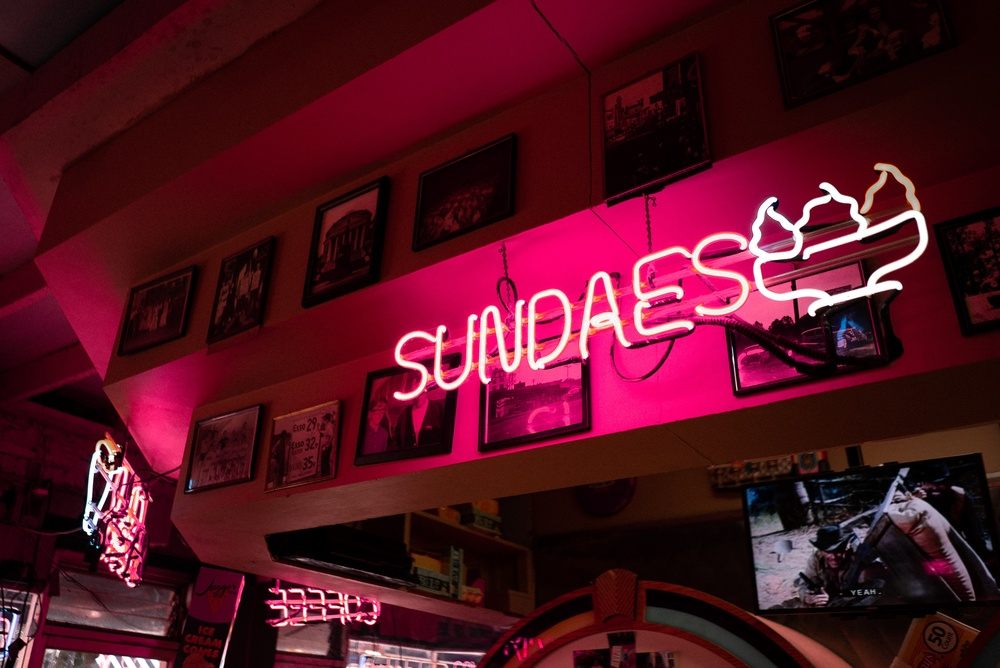
#> input picture Prak5/sundae.jpg, 1000 x 668 px, shrunk from 3846 x 2569 before the run
$ python tugas4.py
#> lines starting #> are read from the running program, lines starting #| are printed output that depends on the picture
import cv2
import numpy as np
import matplotlib.pyplot as plt

img = cv2.imread('sundae.jpg', 0)
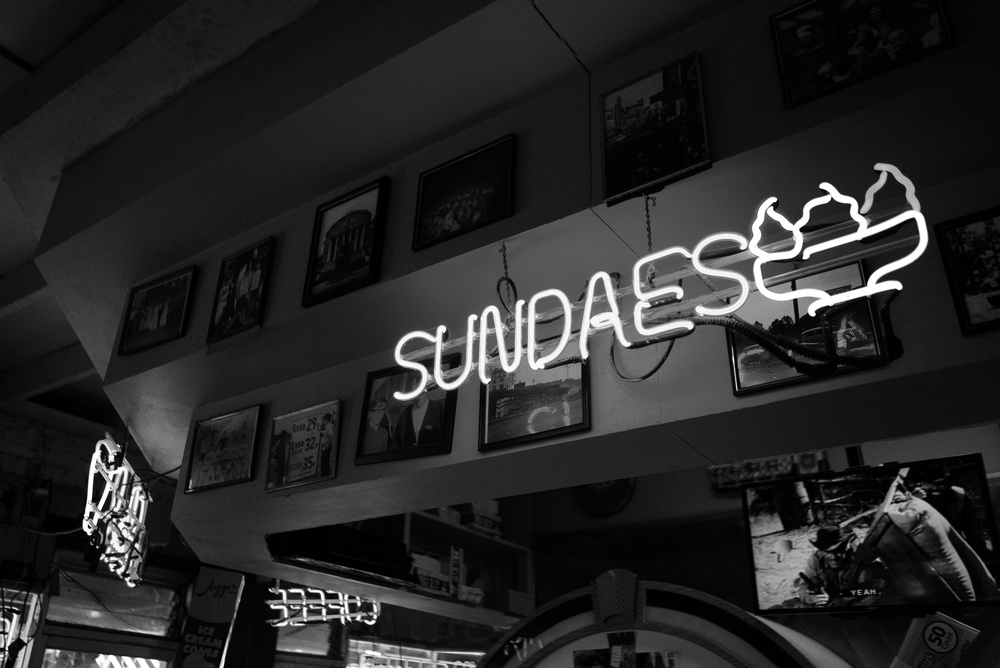
#> img: shape (668, 1000); min 0, max 255, mean 39.3

img1 = 40 * np.log(0.5 * img)
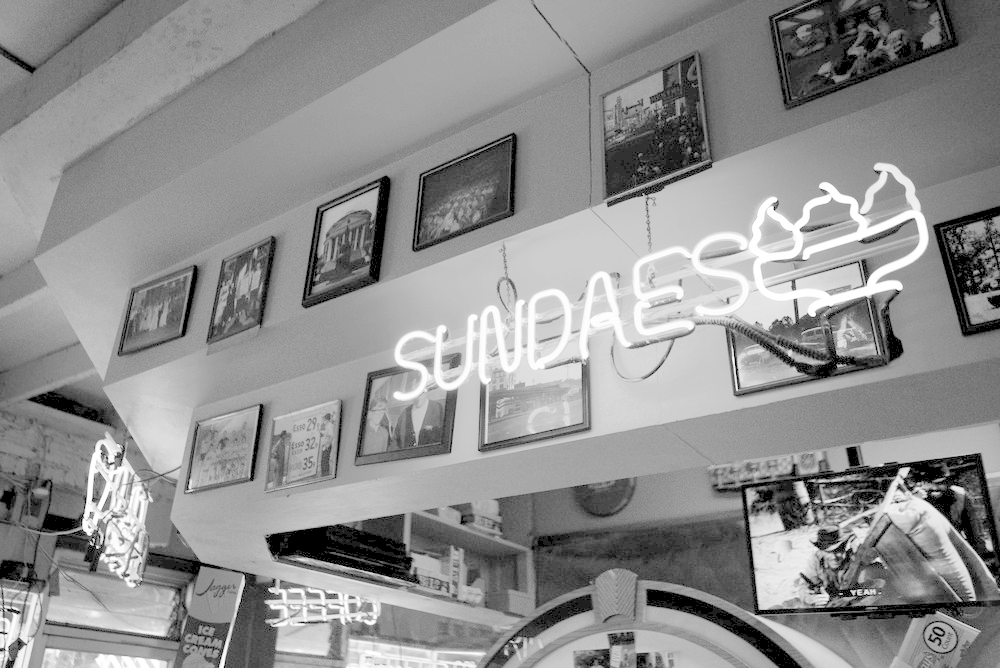
#> img1: shape (668, 1000) float64; 1.04% of the values are NaN or infinite; the others: min -27.73, max 193.9, mean 98.58; drawn with min black, max white, NaN and infinite black
img1 = cv2.cvtColor(np.uint8(img1), cv2.COLOR_BGR2RGB)
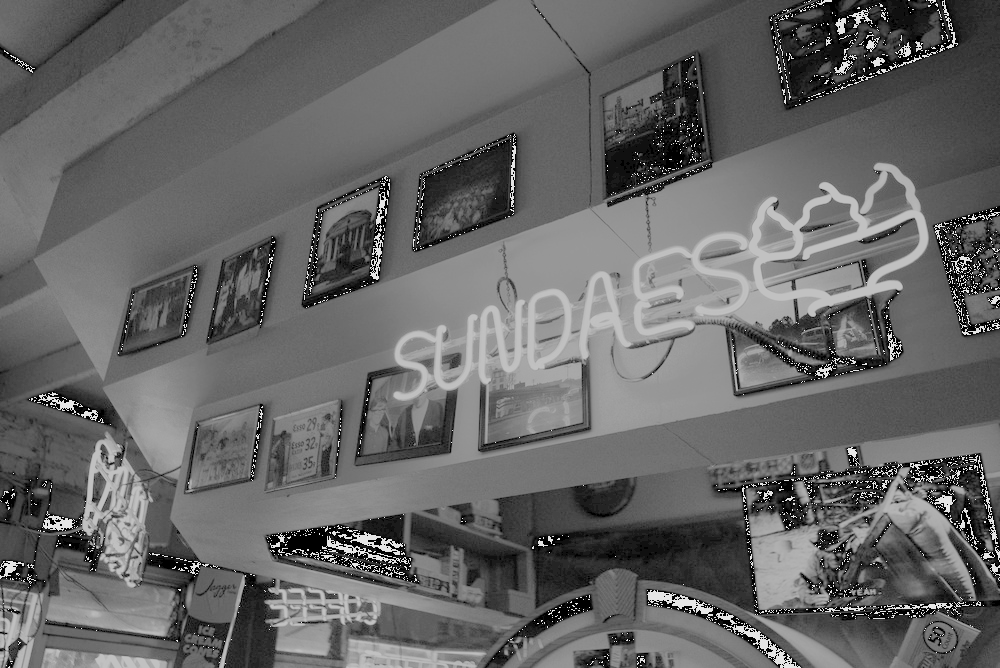
#> img1: shape (668, 1000, 3); min 0, max 229, mean 101.9
img2 = cv2.cvtColor(255 - img, cv2.COLOR_BGR2RGB)
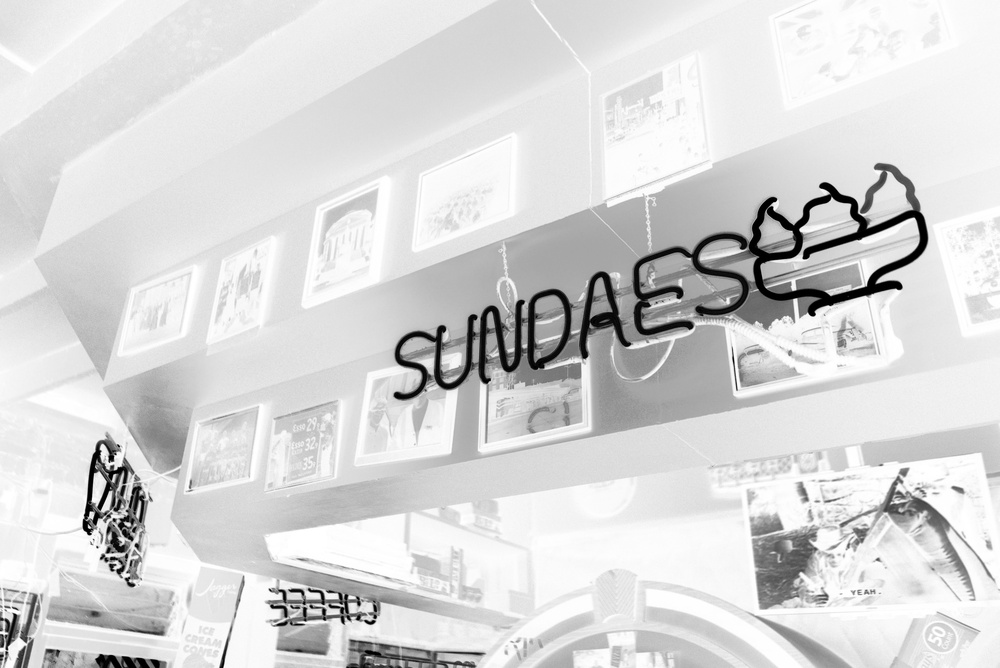
#> img2: shape (668, 1000, 3); min 0, max 255, mean 215.7
img3 = cv2.cvtColor(255 - img1, cv2.COLOR_BGR2RGB)
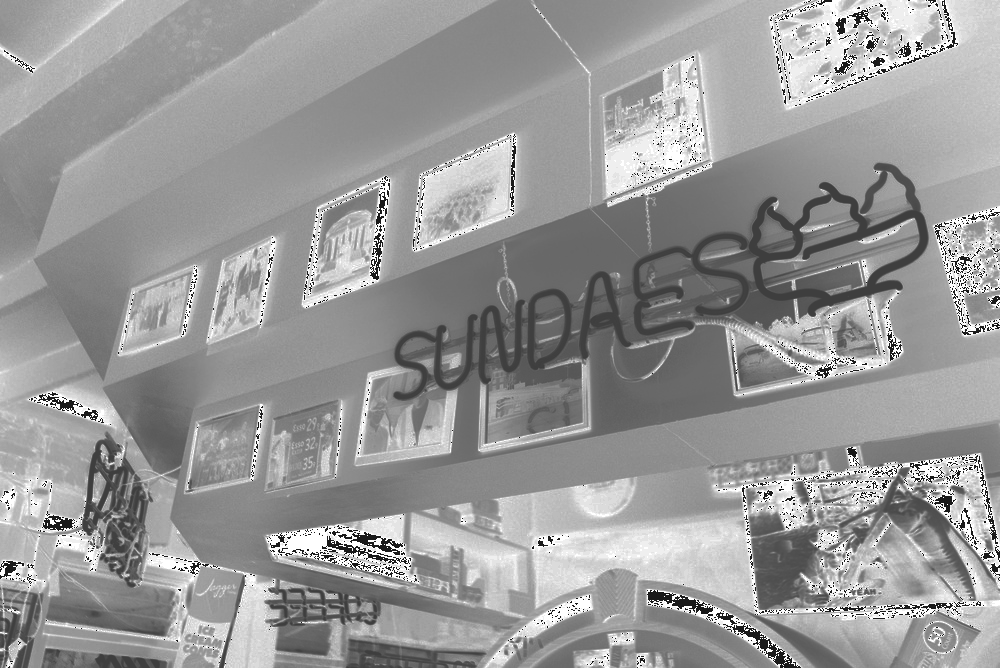
#> img3: shape (668, 1000, 3); min 26, max 255, mean 153.1

img = cv2.cvtColor(img, cv2.COLOR_BGR2RGB)
#> img: shape (668, 1000, 3)

titles = ["Original Image", "Log a = 40 b = 0.5", "Invers", "Invers Log"]
images = [img, img1, img2, img3]

for i in range(4):
    plt.subplot(2, 2, i+1), plt.imshow(images[i])
    plt.title(titles[i])
    plt.axis('off')
plt.show()

$ run again, with Prak5/sometin.jpg copied over Prak5/sundae.jpg
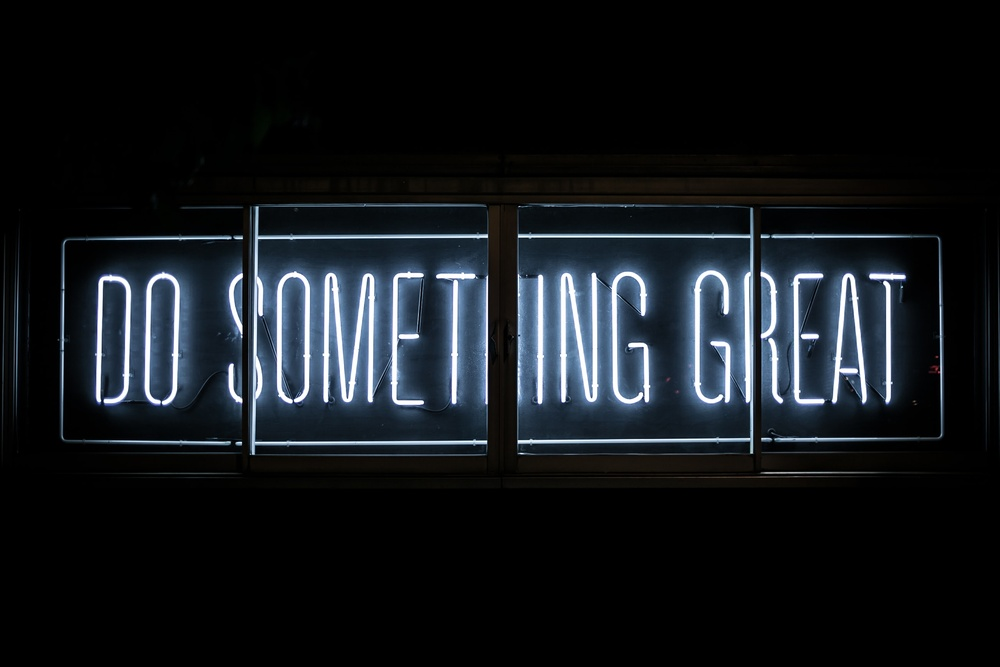
#> input picture Prak5/sometin.jpg, 1000 x 667 px, shrunk from 2607 x 1738 before the run
#> `img1 = cv2.cvtColor(np.uint8(img1), cv2.COLOR_BGR2RGB)`:
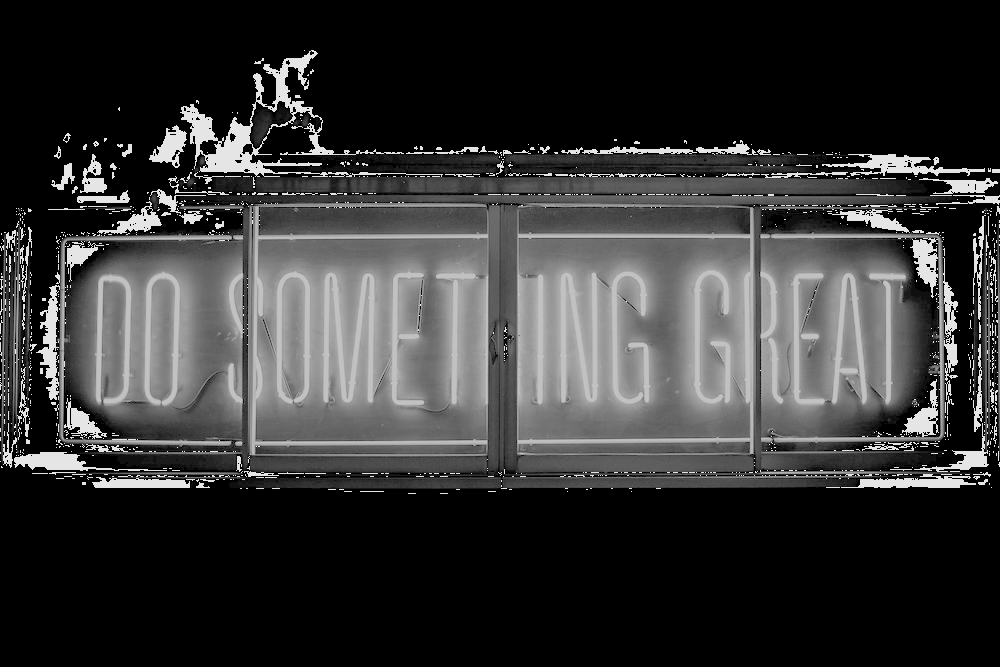
#> img1: shape (667, 1000, 3); min 0, max 229, mean 53.1
#> `img3 = cv2.cvtColor(255 - img1, cv2.COLOR_BGR2RGB)`:
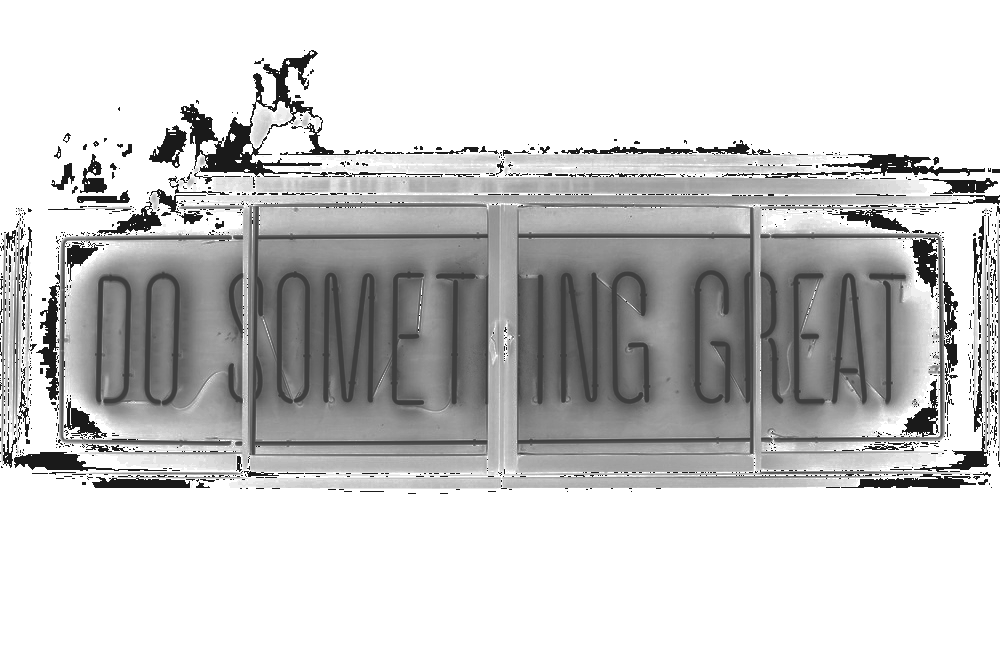
#> img3: shape (667, 1000, 3); min 26, max 255, mean 201.9

$ run again, with Prak5/sunset.jpg copied over Prak5/sundae.jpg
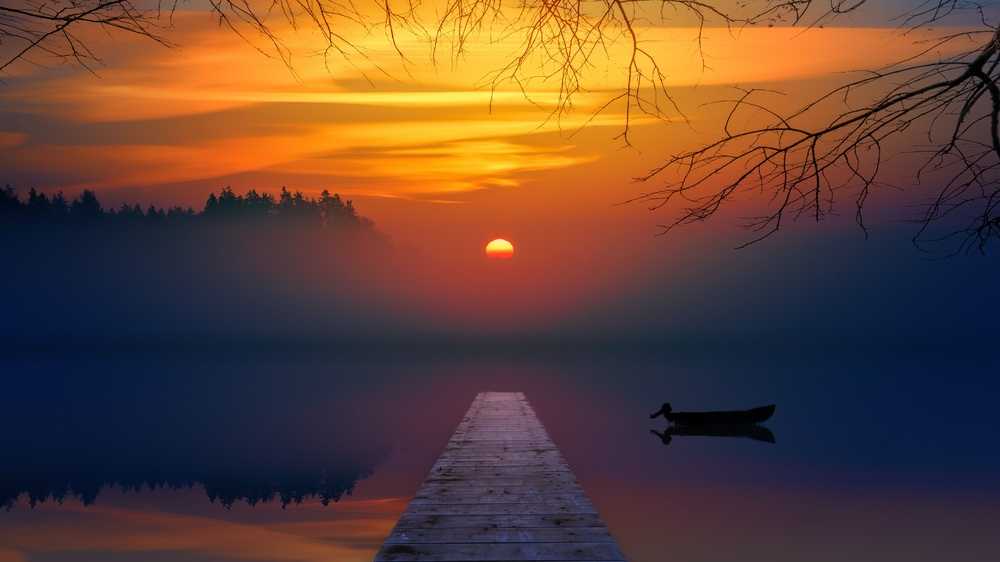
#> input picture Prak5/sunset.jpg, 1000 x 562 px, shrunk from 6000 x 3375 before the run
#> `img2 = cv2.cvtColor(255 - img, cv2.COLOR_BGR2RGB)`:
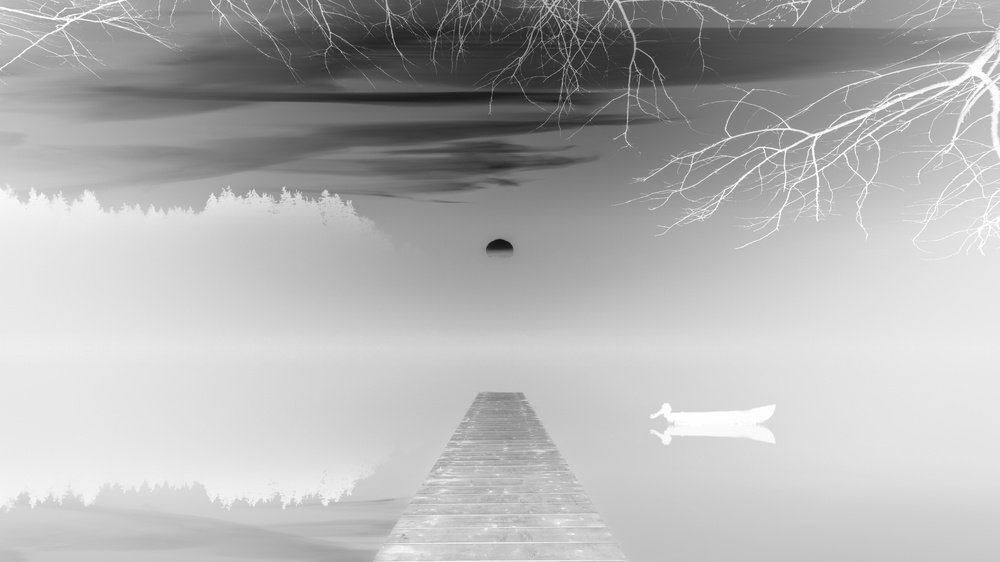
#> img2: shape (562, 1000, 3); min 16, max 255, mean 179.3
#> `img3 = cv2.cvtColor(255 - img1, cv2.COLOR_BGR2RGB)`:
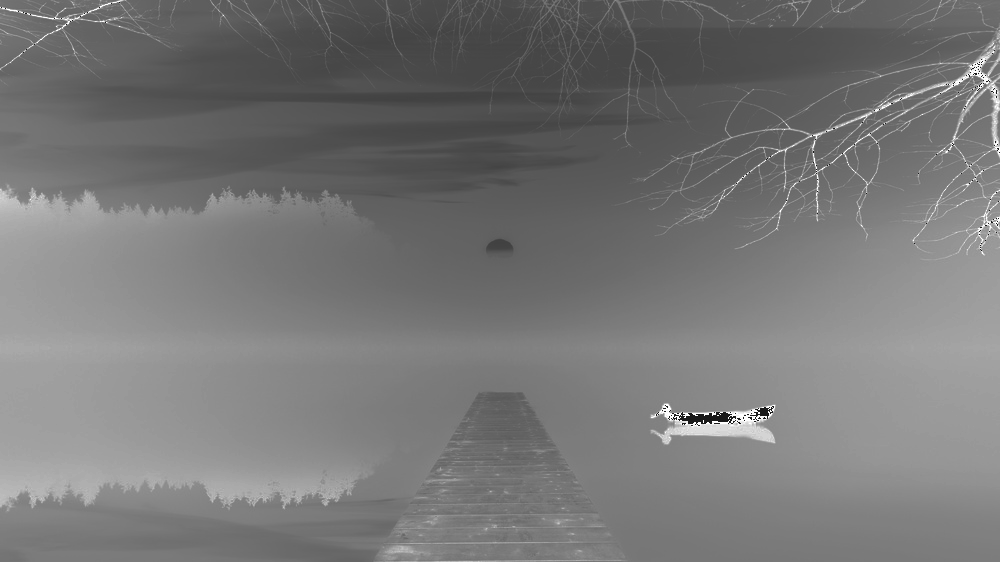
#> img3: shape (562, 1000, 3); min 26, max 255, mean 118.9
